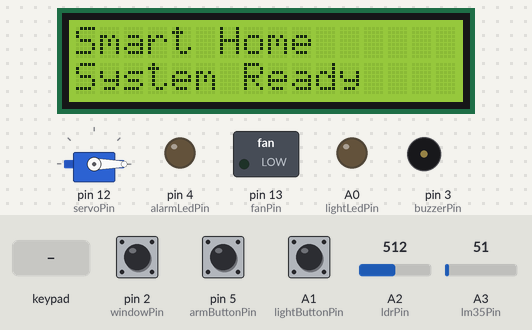
Bench run of a sketch on a simulated Arduino Uno, built with avr-gcc and run on an emulated ATmega328P. Parts: servo, 16×2 character LCD, switched loads named in the sketch (green lamp = pin HIGH), output pins drawn as LEDs (lit = HIGH), buzzer (waves = sounding, pin HIGH). Inputs (shaded band) come from the test bench; at power-on: pin 5 (armButtonPin) HIGH, pin 2 (windowPin) HIGH, A1 (lightButtonPin) HIGH, A2 (ldrPin) = 512, A3 (lm35Pin) = 51.

Above: at 0.1 s.
2.8 s: keypad keys 1 2 3 4 # pressed 0.4 s apart
At 5.9 s:
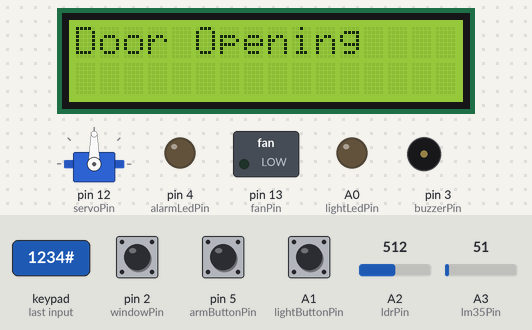
6.3 s: key '#' pressed
At 8.1 s:
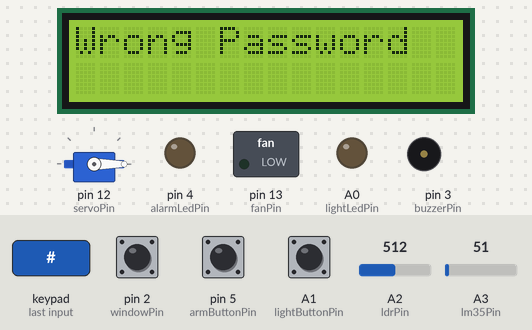
8.4 s: pin 5 (armButtonPin) pulled LOW for 0.15 s
At 9.6 s:
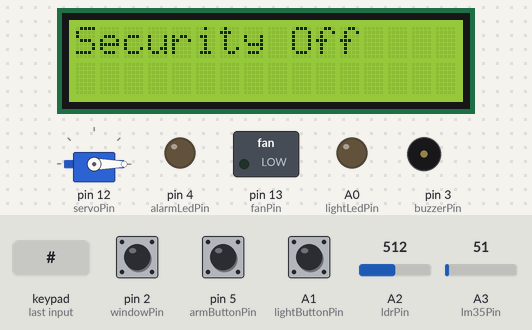
10.0 s: keypad keys 1 0 1 1 0 1 A pressed 0.4 s apart
At 12.7 s:
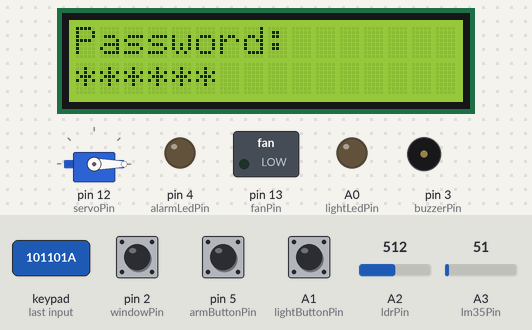
14.3 s: key '1' pressed
At 14.6 s:
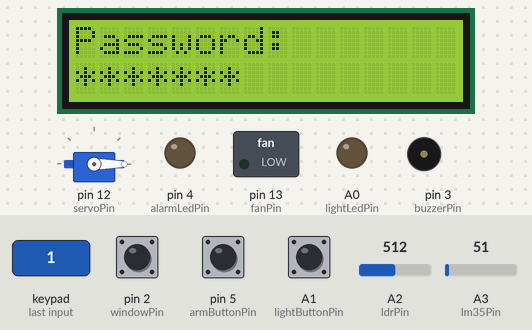
15.8 s: pin 5 (armButtonPin) pulled LOW for 1 s
At 16.6 s:
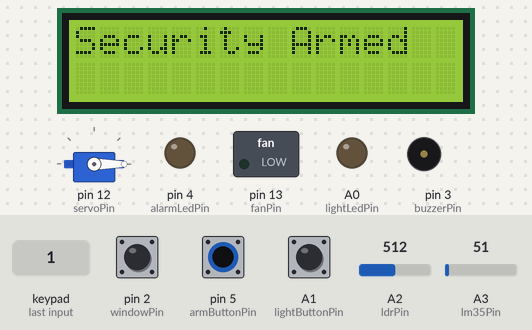
Timing chart, 0 to 18.8 s (numbered marks = the images above; inputs shaded):
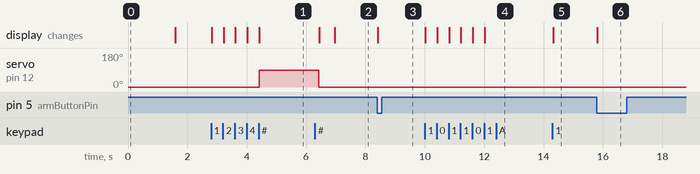

Measured:
- after the input at 2.8 s, servo on pin 12 (servoPin): 0° → 90° after 1.6 s; the display: first changes at once (image 1 shows a later state)
- after the input at 6.3 s, the display: first differs from a run without the input after 0.67 s (image 2)
- after the input at 8.4 s, the display: changes at once (image 3)
- after the input at 10.0 s, the display: first changes at once (image 4 shows a later state)
- after the input at 14.3 s, the display: changes at once (image 5)
- after the input at 15.8 s, the display: changes at once (image 6)

The sketch:

smart_home_final.ino
```cpp
#include <Wire.h>
#include <LiquidCrystal_I2C.h>
#include <Keypad.h>
#include <Servo.h>

// LCD I2C: address 0x27, 16 columns, 2 rows
LiquidCrystal_I2C lcd(0x27, 16, 2);
Servo doorServo;

// ---------------- PIN CONNECTIONS ----------------

// Security system
const byte windowPin = 2;
const byte buzzerPin = 3;
const byte alarmLedPin = 4;
const byte armButtonPin = 5;

// Keypad rows: D6-D9
// Keypad columns: D10-D13 would conflict with other devices,
// so D0, D1, D10, D11 are used below.

// Door
const byte servoPin = 12;

// Climate
const byte fanPin = 13;
const byte lm35Pin = A3;

// Lighting
const byte lightLedPin = A0;
const byte lightButtonPin = A1;
const byte ldrPin = A2;

// ---------------- KEYPAD ----------------

const byte ROWS = 4;
const byte COLS = 4;

char keys[ROWS][COLS] = {
  {'1', '2', '3', 'A'},
  {'4', '5', '6', 'B'},
  {'7', '8', '9', 'C'},
  {'*', '0', '#', 'D'}
};

byte rowPins[ROWS] = {6, 7, 8, 9};
byte colPins[COLS] = {10, 11, 0, 1};

Keypad keypad = Keypad(
  makeKeymap(keys), rowPins, colPins, ROWS, COLS
);

// ---------------- PASSWORDS ----------------

const String securityPassword = "1234";
const String doorPassword = "1234";

String enteredPassword = "";

// ---------------- SYSTEM STATES ----------------

bool securityArmed = true;
bool alarmActive = false;

bool manualLight = false;
bool lightButtonLast = HIGH;

unsigned long lastLightButtonTime = 0;

// Thresholds
const int darknessThreshold = 400;
const float temperatureLimit = 28.0;

// ---------------- SETUP ----------------

void setup() {
  pinMode(windowPin, INPUT_PULLUP);
  pinMode(armButtonPin, INPUT_PULLUP);

  pinMode(buzzerPin, OUTPUT);
  pinMode(alarmLedPin, OUTPUT);
  pinMode(fanPin, OUTPUT);
  pinMode(lightLedPin, OUTPUT);

  pinMode(lightButtonPin, INPUT_PULLUP);

  doorServo.attach(servoPin);
  doorServo.write(0);  // Door closed

  lcd.init();
  lcd.backlight();

  lcd.setCursor(0, 0);
  lcd.print("Smart Home");
  lcd.setCursor(0, 1);
  lcd.print("System Ready");
  delay(1500);
  lcd.clear();
}

// ---------------- MAIN LOOP ----------------

void loop() {
  checkSecurity();
  checkKeypad();
  checkLighting();
  checkTemperature();
  updateAlarm();
}

// ---------------- SECURITY SYSTEM ----------------

void checkSecurity() {
  // Press button to arm/disarm ONLY when no alarm is active
  static bool lastButtonState = HIGH;
  bool buttonState = digitalRead(armButtonPin);

  if (lastButtonState == HIGH &&
      buttonState == LOW &&
      !alarmActive) {
    securityArmed = !securityArmed;

    lcd.clear();
    lcd.print(securityArmed ? "Security Armed" :
                              "Security Off");
    delay(700);
  }

  lastButtonState = buttonState;

  // LOW means the window switch has been activated
  if (securityArmed && digitalRead(windowPin) == LOW) {
    alarmActive = true;
  }
}

void updateAlarm() {
  if (alarmActive) {
    digitalWrite(buzzerPin, HIGH);
    digitalWrite(alarmLedPin, HIGH);
  } else {
    digitalWrite(buzzerPin, LOW);
    digitalWrite(alarmLedPin, LOW);
  }
}

// ---------------- KEYPAD ----------------

void checkKeypad() {
  char key = keypad.getKey();

  if (key == NO_KEY) {
    return;
  }

  if (key == '*') {
    enteredPassword = "";
    lcd.clear();
    lcd.print("Password cleared");
    delay(500);
    return;
  }

  if (key == '#') {
    checkPassword();
    enteredPassword = "";
    return;
  }

  // Accept numeric keys only
  if (key >= '0' && key <= '9' &&
      enteredPassword.length() < 8) {
    enteredPassword += key;

    lcd.clear();
    lcd.print("Password:");
    lcd.setCursor(0, 1);

    for (unsigned int i = 0;
         i < enteredPassword.length(); i++) {
      lcd.print('*');
    }
  }
}

void checkPassword() {
  if (alarmActive) {
    if (enteredPassword == securityPassword) {
      alarmActive = false;
      securityArmed = false;

      digitalWrite(buzzerPin, LOW);
      digitalWrite(alarmLedPin, LOW);

      lcd.clear();
      lcd.print("Alarm Stopped");
      lcd.setCursor(0, 1);
      lcd.print("Security Off");
      delay(1000);
    } else {
      lcd.clear();
      lcd.print("Wrong Password");
      delay(800);
    }
    return;
  }

  // Door password
  if (enteredPassword == doorPassword) {
    lcd.clear();
    lcd.print("Door Opening");

    doorServo.write(90);
    delay(2000);

    doorServo.write(0);

    lcd.clear();
    lcd.print("Door Closed");
    delay(500);
  } else {
    lcd.clear();
    lcd.print("Wrong Password");
    delay(800);
  }
}

// ---------------- LIGHTING ----------------

void checkLighting() {
  bool buttonState = digitalRead(lightButtonPin);

  // Manual toggle button
  if (lightButtonLast == HIGH &&
      buttonState == LOW &&
      millis() - lastLightButtonTime > 250) {
    manualLight = !manualLight;
    lastLightButtonTime = millis();
  }

  lightButtonLast = buttonState;

  int lightLevel = analogRead(ldrPin);

  // LED turns on if it is dark OR manual mode is enabled
  if (lightLevel < darknessThreshold || manualLight) {
    digitalWrite(lightLedPin, HIGH);
  } else {
    digitalWrite(lightLedPin, LOW);
  }
}

// ---------------- CLIMATE CONTROL ----------------

void checkTemperature() {
  int sensorValue = analogRead(lm35Pin);

  // LM35: 10 mV per degree Celsius, Arduino reference 5V
  float voltage = sensorValue * (5.0 / 1023.0);
  float temperature = voltage * 100.0;

  digitalWrite(fanPin,
               temperature >= temperatureLimit
               ? HIGH : LOW);
}
```
